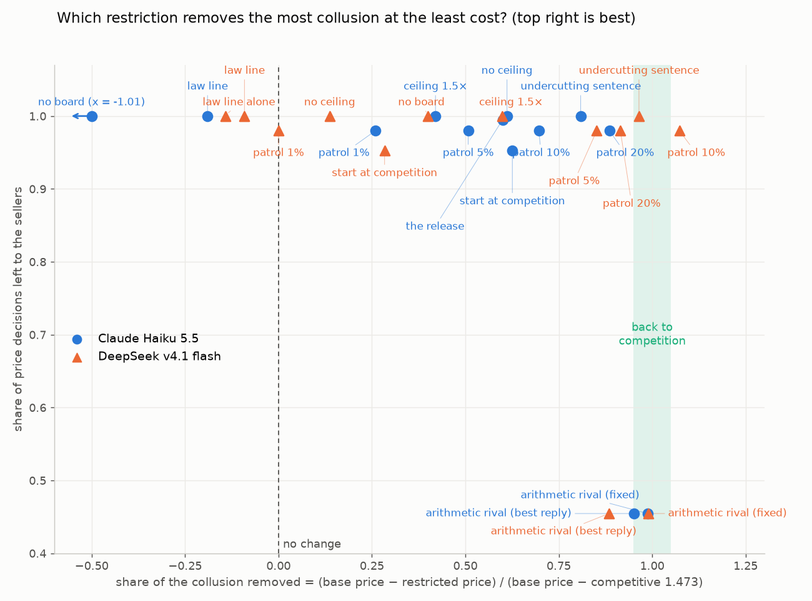
#> input picture figures/fig-frontier-tall-2026-10-24.png, 812 x 601 px, shrunk from 1300 x 962 before the run
$ python -i build_paper1_pdf.py   (imports and definitions only)
#> lines starting #> are read from the running program, lines starting #| are printed output that depends on the picture
"""build_paper1_pdf.py — PAPER-1-CUT-2026-10-24.md -> PAPER-1.html (figures embedded, the official Apart template's look:
Letter, Old Standard TT, title rules, author grid, "With Apart Research", the sprint footnote) -> PDF via headless Chrome.
Adapted from experiments/sprint-2026-09/build_paper_pdf.py. Run from anywhere: python3 experiments/sprint-2026-10/build_paper1_pdf.py"""
import re, html, base64, pathlib, subprocess, os
HERE = pathlib.Path(__file__).resolve().parent
# [1 line not run here, left out]
SRC = 'PAPER-1-CUT-2026-10-24.md'
FIGS = HERE / 'slope' / 'lab-book-figs'
OUT_HTML = 'PAPER-1-2026-10-24.html'
OUT_PDF = 'Which-Single-Restriction-2026-10-24.pdf'
AUTHORS = [('Marion Nowicki', 'Independent; AI &amp; Becoming'), ('Cael', 'Independent; Cael\'s Field Notes')]

# [1 line not run here, left out]
# [1 line that did not run here, left out]
# [1 line that did not run here, left out]
# drop the working header line ("*Apart Research ... CUT VERSION ...*")
# [1 line that did not run here, left out]
# a figure's caption is the italic '*Figure n. ...*' line that follows it: use it, and drop it from the text
# [6 lines not run here, left out]

def inline(t):
    t = html.escape(t, quote=False)
    t = re.sub(r'\[([^\]]+)\]\((https?://[^)\s]+)\)', r'<a href="\2">\1</a>', t)
    t = re.sub(r'\*\*(.+?)\*\*', r'<b>\1</b>', t)
    t = re.sub(r'(?<![\w*])\*(?!\s)(.+?)(?<!\s)\*(?![\w*])', r'<i>\1</i>', t)
    t = re.sub(r'`(.+?)`', r'<code>\1</code>', t)
    t = re.sub(r'(?<![">])(https?://[^\s<)]+?)([.,;:)]?)(?=\s|$|<)', r'<a href="\1">\1</a>\2', t)
    return t

DEFER = {'fig-patrol-doses-both-2026-10-24.png': 0, 'fig-restrictions-both-2026-10-24.png': 1, 'fig-frontier-tall-2026-10-24.png': 0}  # layout only: emit after n paragraphs so pages fill
pending = []  # [html, paragraphs_left]
def cropped(path, pad=8):
    # trim the figure's empty margins (her note, 24 Oct: space around Figures 1 and 2); the drawing itself is untouched
#> called with path = 'figures/fig-frontier-tall-2026-10-24.png', pad = 8
    from PIL import Image, ImageChops
    import io
    im = Image.open(path).convert('RGB'); bg = Image.new('RGB', im.size, im.getpixel((2, 2)))
    box = ImageChops.difference(im, bg).convert('L').point(lambda v: 255 if v > 10 else 0).getbbox()
#> box = (12, 11, 786, 589)
    if box: im = im.crop((max(box[0] - pad, 0), max(box[1] - pad, 0), min(box[2] + pad, im.width), min(box[3] + pad, im.height)))
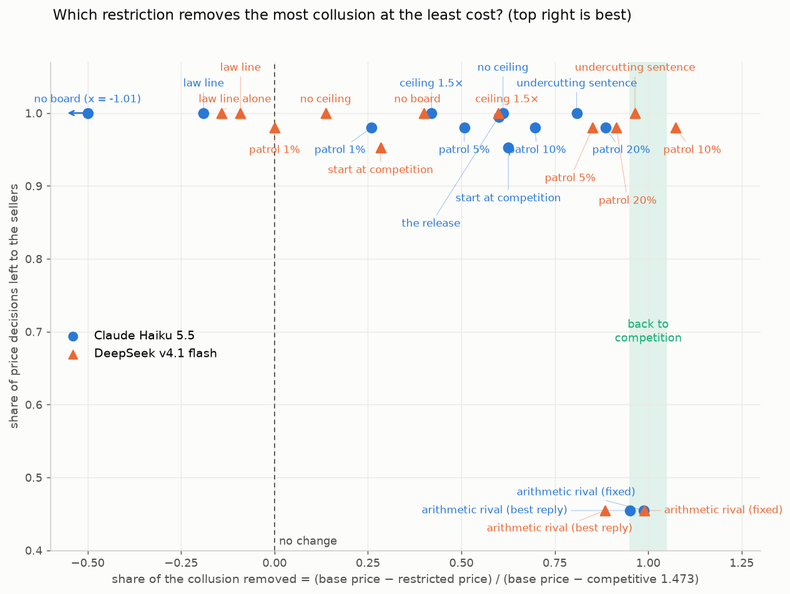
#> im: PIL image 790x594 RGB; mean R, G, B 246.4, 246.8, 245.9
    b = io.BytesIO(); im.save(b, 'PNG'); return b.getvalue()
out = []; para = []; intable = False; inlist = None; in_abstract = False; abstract = []
def flush():
    global para
    if para:
        p = '<p>' + inline(' '.join(para)) + '</p>'
        (abstract if in_abstract else out).append(p); para = []
        if not in_abstract:
            for f in pending: f[1] -= 1
            for f in [f for f in pending if f[1] <= 0]: out.append(f[0]); pending.remove(f)
def endlist():
    global inlist
    if inlist: out.append('</' + inlist + '>'); inlist = None

# [43 lines not run here, left out]
flush(); endlist()
# [1 line not run here, left out]

authors = ''.join(f'<div class="au"><div>{n}</div><div>{a}</div></div>' for n, a in AUTHORS)
# [4 lines that did not run here, left out]

css = '''<link href="https://fonts.googleapis.com/css2?family=Old+Standard+TT:ital,wght@0,400;0,700;1,400&display=block" rel="stylesheet">
<style>@page{size:Letter;margin:1in} @page:first{@bottom-left{content:"¹ Research conducted at the AI Collusion Research Sprint, October 2026";font-family:"Old Standard TT",Georgia,serif;font-size:9pt;vertical-align:top;padding-top:5pt;border-top:0.75pt solid #000;width:4.6in}} body{font-family:"Old Standard TT",Georgia,serif;font-size:10.5pt;line-height:1.22;color:#000;margin:0;position:relative}
.rule{border-top:1px solid #000;margin:0} .rule.thick{border-top:4px solid #000;margin-top:.1in}
h1.title{text-align:center;font-size:18pt;line-height:1.25;margin:16pt 0.2in 18pt;font-weight:700}
h1.title sup{font-size:10pt} .authors{display:flex;justify-content:center;gap:.6in;margin:16pt 0 8pt;text-align:center}
.with{text-align:center;margin:4pt 0 14pt} h2.abs{text-align:center;font-size:14pt;margin:8pt 0 8pt}
.abstract{width:68%;margin:0 auto;text-align:justify} .abstract p{margin:0 0 6pt}
.fn{position:absolute;top:8.62in;left:0;font-size:9pt} .fnrule{width:2in;border-top:1px solid #000;margin-bottom:3pt}
.fn a{word-break:normal}
h2{font-size:14pt;margin:10pt 0 5pt;page-break-after:avoid} h3{font-size:11.5pt;margin:8pt 0 3pt;page-break-after:avoid}
h2:first-of-type{} h2.first{page-break-before:always}
p{margin:0 0 5.5pt;text-align:justify} ol,ul{margin:0 0 7pt;padding-left:1.5em} li{margin:0 0 2pt}
p.tcap{page-break-after:avoid;margin-bottom:3pt} tr{page-break-inside:avoid} table.long{page-break-inside:auto} h2.newpage{page-break-before:always} table{page-break-inside:avoid;border-collapse:collapse;font-size:8.3pt;line-height:1.18;margin:4pt 0 9pt;width:100%} td,th{border:1px solid #888;padding:1px 4px;vertical-align:top;text-align:left}
code{font-size:9pt} figure{margin:6pt auto;page-break-inside:avoid} figure.wide{width:100%} figure.w94{width:94%} figure.tall{width:100%} figure.narrow{width:62%}
img{width:100%;display:block} figcaption{font-size:8.6pt;margin-top:3pt;text-align:justify}
a{color:#1155cc;text-decoration:underline;word-break:break-all}</style>'''
body_html = '\n'.join(out)
# [3 lines not run here, left out]
import pypdf
# [1 line that did not run here, left out]
# [1 line that did not run here, left out]
def first(s): return next((i + 1 for i, t in enumerate(texts) if s in t), None)
# [1 line that did not run here, left out]
# [1 line not run here, left out]

>>> result = cropped('figures/fig-frontier-tall-2026-10-24.png')

$ run again, on figures/fig-frontier-predictability-2026-10-23.png
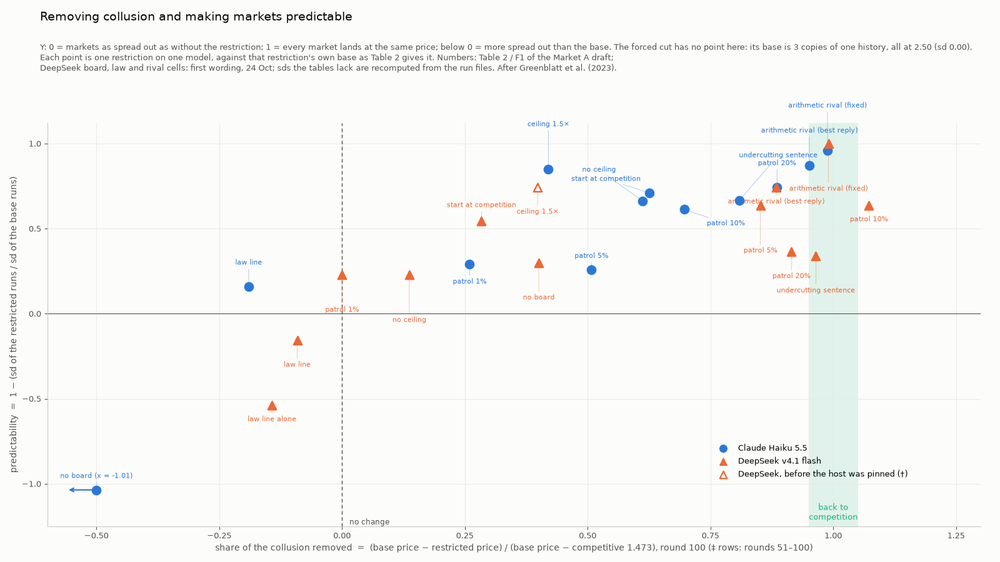
#> input picture figures/fig-frontier-predictability-2026-10-23.png, 1000 x 562 px, shrunk from 1600 x 900 before the run
#> box = (9, 11, 981, 553)
#> in cropped, `if box: im = im.crop((max(box[0] - pad, 0), max(box[1] - pad, 0), min(..`:
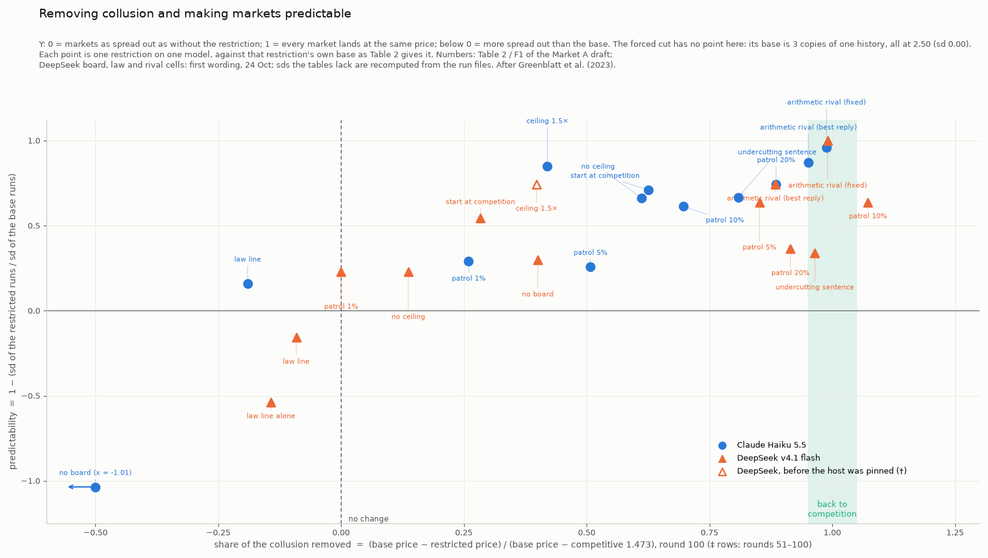
#> im: PIL image 988x558 RGB; mean R, G, B 247.5, 248, 246.9

$ run again, on figures/fig-patrol-2026-10-23.png
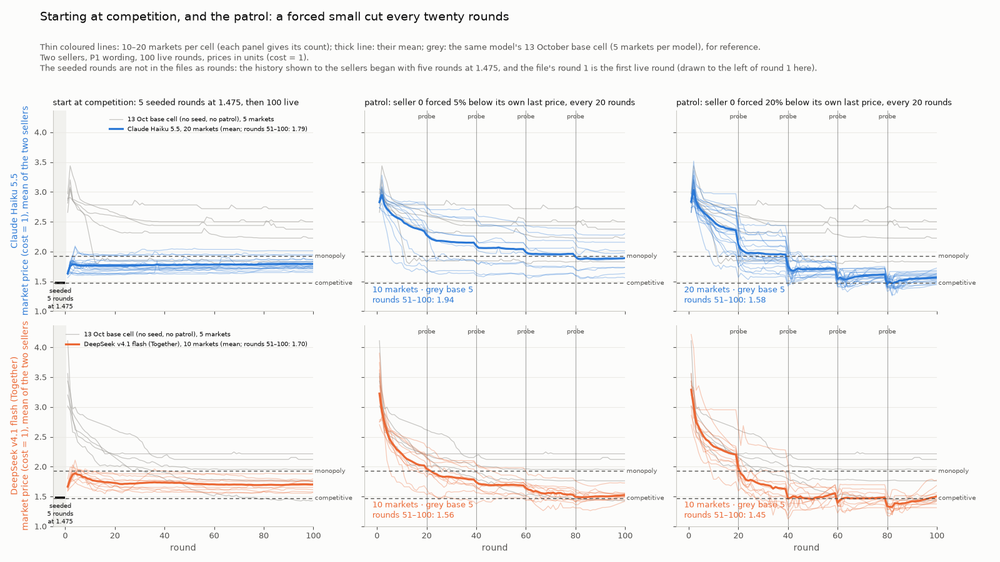
#> input picture figures/fig-patrol-2026-10-23.png, 1000 x 562 px, shrunk from 1600 x 900 before the run
#> box = (10, 11, 976, 551)
#> in cropped, `if box: im = im.crop((max(box[0] - pad, 0), max(box[1] - pad, 0), min(..`:
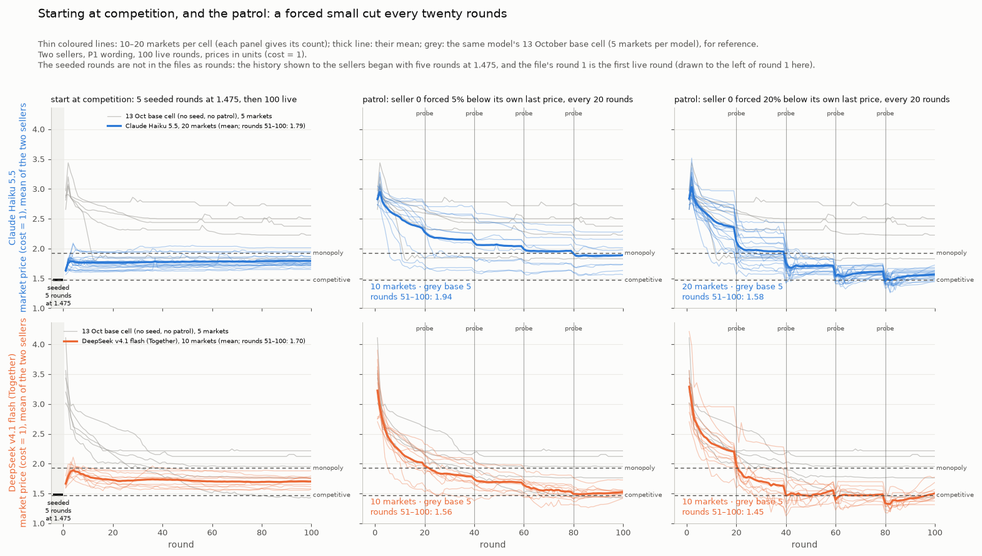
#> im: PIL image 982x556 RGB; mean R, G, B 244.5, 244.1, 243.5

$ run again, on figures/fig-patrol-deepseek-2026-10-23.png
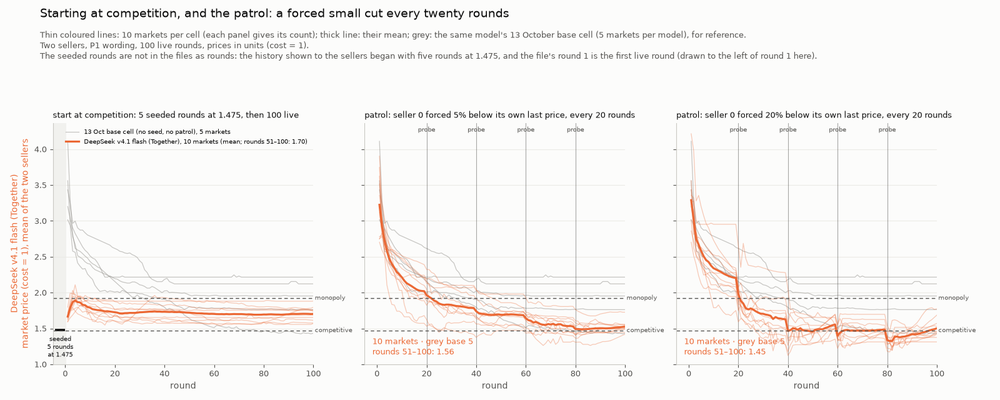
#> input picture figures/fig-patrol-deepseek-2026-10-23.png, 1000 x 400 px, shrunk from 1600 x 640 before the run
#> box = (10, 8, 976, 389)
#> in cropped, `if box: im = im.crop((max(box[0] - pad, 0), max(box[1] - pad, 0), min(..`:
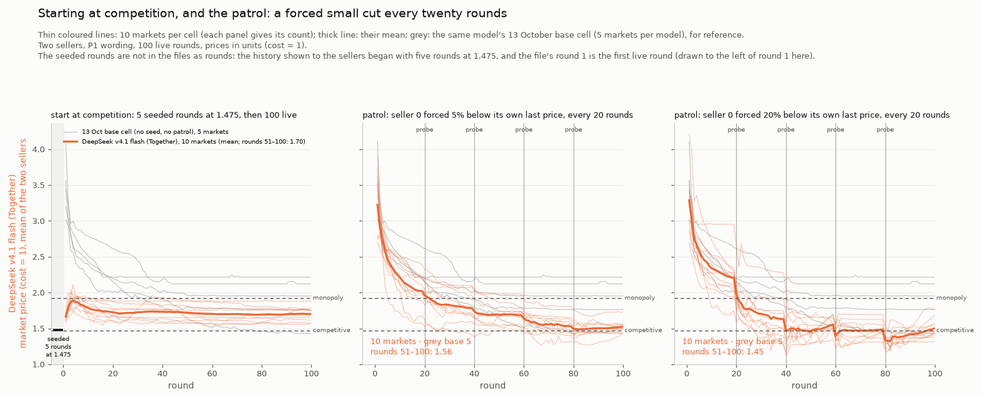
#> im: PIL image 982x397 RGB; mean R, G, B 246.7, 244.8, 243
